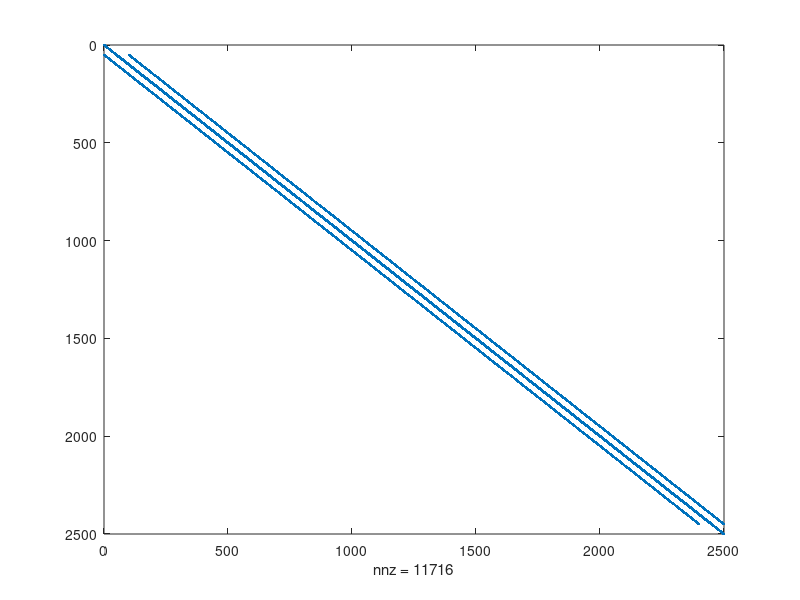
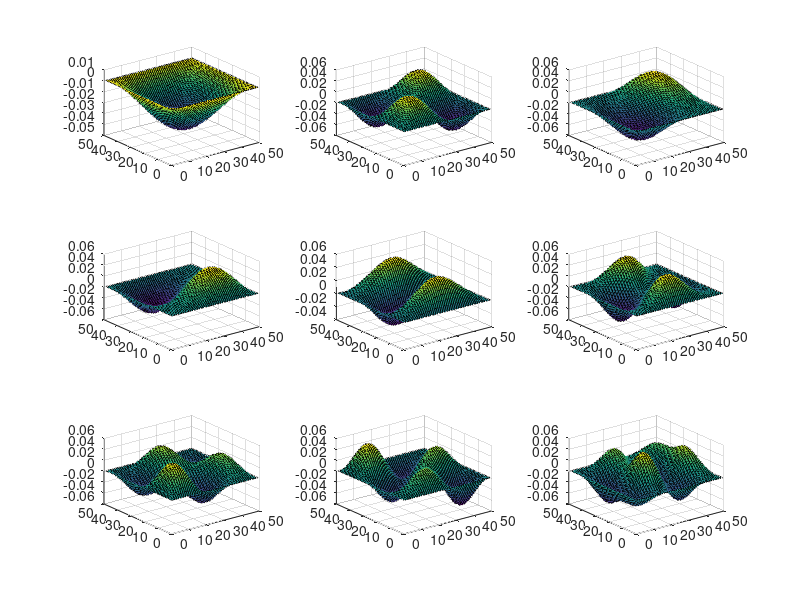

MATLAB code to generate these figures, in order:
nx = 50;
ny = 50;
% G = zeros(nx*ny, nx*ny);
G = sparse(nx*ny,nx*ny);
% for k = 1:nx*ny
%     G(k,:)=0;
%     G(:,k)=0;
%     G(k,k)=1;
% 
% end



for irow = 1: nx
    for jcolumn = 1:ny
         n = jcolumn+(irow-1)*ny;
        if irow == 1 || irow == nx || jcolumn == 1 || jcolumn == ny
            G(n,n) = 1;
        else    
           
            nxm = jcolumn+((irow-1)-1)*ny;
            nxp = jcolumn+((irow+1)-1)*ny;
            nym = (jcolumn-1)+(irow-1)*ny;
            nyp = (jcolumn+1)+(irow-1)*ny;
            G(n,n) = -4;
            G(n,nxm) = 1;
            G(n,nxp) = 1;
            G(n,nym) = 1;
            G(n,nyp) = 1;
        end
      
    end
end

Gfull = full(G);

figure(1)
spy(G)

[E,D] = eigs(G,9,'SM');
alphas = diag(E);
% figure(2)
% plot(alphas);
figure(2)

mode = 1;
Emode = E(:,mode);

for irow = 1: nx
    for jcolumn = 1:ny
         n = jcolumn+(irow-1)*ny;
         V(irow,jcolumn) = Emode(n);    
    end
end
subplot(331)
surf(V);

mode = 2;
Emode = E(:,mode);

for irow = 1: nx
    for jcolumn = 1:ny
         n = jcolumn+(irow-1)*ny;
         V(irow,jcolumn) = Emode(n);    
    end
end
subplot(332)
surf(V);

mode = 3;
Emode = E(:,mode);

for irow = 1: nx
    for jcolumn = 1:ny
         n = jcolumn+(irow-1)*ny;
         V(irow,jcolumn) = Emode(n);    
    end
end
subplot(333)
surf(V);

mode = 4;
Emode = E(:,mode);

for irow = 1: nx
    for jcolumn = 1:ny
         n = jcolumn+(irow-1)*ny;
         V(irow,jcolumn) = Emode(n);    
    end
end
subplot(334)
surf(V);

mode = 5;
Emode = E(:,mode);

for irow = 1: nx
    for jcolumn = 1:ny
         n = jcolumn+(irow-1)*ny;
         V(irow,jcolumn) = Emode(n);    
    end
end
subplot(335)
surf(V);

mode = 6;
Emode = E(:,mode);

for irow = 1: nx
    for jcolumn = 1:ny
         n = jcolumn+(irow-1)*ny;
         V(irow,jcolumn) = Emode(n);    
    end
end
subplot(336)
surf(V);

mode = 7;
Emode = E(:,mode);

for irow = 1: nx
    for jcolumn = 1:ny
         n = jcolumn+(irow-1)*ny;
         V(irow,jcolumn) = Emode(n);    
    end
end
subplot(337)
surf(V);

mode = 8;
Emode = E(:,mode);

for irow = 1: nx
    for jcolumn = 1:ny
         n = jcolumn+(irow-1)*ny;
         V(irow,jcolumn) = Emode(n);    
    end
end
subplot(338)
surf(V);

mode = 9;
Emode = E(:,mode);

for irow = 1: nx
    for jcolumn = 1:ny
         n = jcolumn+(irow-1)*ny;
         V(irow,jcolumn) = Emode(n);    
    end
end
subplot(339)
surf(V);